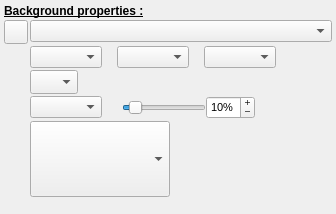
         <widget class="QWidget" name="scrollAreaWidgetContents">
          <property name="geometry">
           <rect>
            <x>0</x>
            <y>0</y>
            <width>336</width>
            <height>214</height>
           </rect>
          </property>
          <layout class="QFormLayout" name="formLayout">
           <property name="fieldGrowthPolicy">
            <enum>QFormLayout::AllNonFixedFieldsGrow</enum>
           </property>
           <property name="horizontalSpacing">
            <number>2</number>
           </property>
           <property name="verticalSpacing">
            <number>2</number>
           </property>
           <property name="leftMargin">
            <number>4</number>
           </property>
           <property name="topMargin">
            <number>4</number>
           </property>
           <property name="rightMargin">
            <number>4</number>
           </property>
           <property name="bottomMargin">
            <number>4</number>
           </property>
           <item row="0" column="0" colspan="2">
            <widget class="QLabel" name="label_2">
             <property name="font">
              <font>
               <family>Tahoma</family>
               <pointsize>9</pointsize>
               <weight>75</weight>
               <bold>true</bold>
               <underline>true</underline>
              </font>
             </property>
             <property name="text">
              <string>Background properties :</string>
             </property>
            </widget>
           </item>
           <item row="1" column="0">
            <widget class="QToolButton" name="BackgroundStyleBT">
             <property name="minimumSize">
              <size>
               <width>24</width>
               <height>24</height>
              </size>
             </property>
             <property name="maximumSize">
              <size>
               <width>24</width>
               <height>24</height>
              </size>
             </property>
             <property name="toolTip">
              <string>Allows you to access the background text styles menu.</string>
             </property>
             <property name="text">
              <string notr="true"/>
             </property>
             <property name="icon">
              <iconset>
               <normaloff>:/img/db_menu.png</normaloff>:/img/db_menu.png</iconset>
             </property>
             <property name="arrowType">
              <enum>Qt::NoArrow</enum>
             </property>
            </widget>
           </item>
           <item row="1" column="1">
            <widget class="QComboBox" name="BrushTypeCombo">
             <property name="sizePolicy">
              <sizepolicy hsizetype="Preferred" vsizetype="Fixed">
               <horstretch>0</horstretch>
               <verstretch>0</verstretch>
              </sizepolicy>
             </property>
             <property name="toolTip">
              <string>Allows you to define a background brush for the shape.
The following options are available:
No brush 		The shape will have no background and will thus be totally transparent.
Solid brush 		Allows you to select a plain color.
Pattern brush 		Allows you to select a hatched brush.
Gradient 2 colors 	Allows you to select a gradient of 2 colors.
Gradient 3 colors 	Allows you to select a gradient of 3 colors.
Image from library 	Allows you to select an image from the library.</string>
             </property>
            </widget>
           </item>
           <item row="2" column="0">
            <widget class="QLabel" name="ColorLabel1">
             <property name="sizePolicy">
              <sizepolicy hsizetype="Fixed" vsizetype="Fixed">
               <horstretch>0</horstretch>
               <verstretch>0</verstretch>
              </sizepolicy>
             </property>
             <property name="text">
              <string notr="true"/>
             </property>
             <property name="pixmap">
              <pixmap>:/img/color.png</pixmap>
             </property>
             <property name="alignment">
              <set>Qt::AlignRight|Qt::AlignTrailing|Qt::AlignVCenter</set>
             </property>
            </widget>
           </item>
           <item row="2" column="1">
            <layout class="QHBoxLayout" name="horizontalLayout_3">
             <property name="spacing">
              <number>0</number>
             </property>
             <property name="leftMargin">
              <number>0</number>
             </property>
             <property name="topMargin">
              <number>0</number>
             </property>
             <property name="rightMargin">
              <number>0</number>
             </property>
             <property name="bottomMargin">
              <number>0</number>
             </property>
             <item>
              <widget class="cColorComboBox" name="FirstColorCombo">
               <property name="sizePolicy">
                <sizepolicy hsizetype="Preferred" vsizetype="Fixed">
                 <horstretch>0</horstretch>
                 <verstretch>0</verstretch>
                </sizepolicy>
               </property>
               <property name="toolTip">
                <string>If background brush is Solid, Pattern or Gradient brush, then this line appears and allows you to select a color.
(Depending on the brush you select, there will be one, two or three selectable colors.)</string>
               </property>
              </widget>
             </item>
             <item>
              <widget class="QLabel" name="ColorLabel_1">
               <property name="minimumSize">
                <size>
                 <width>15</width>
                 <height>0</height>
                </size>
               </property>
               <property name="maximumSize">
                <size>
                 <width>15</width>
                 <height>16777215</height>
                </size>
               </property>
               <property name="text">
                <string notr="true"/>
               </property>
              </widget>
             </item>
             <item>
              <widget class="cColorComboBox" name="FinalColorCombo">
               <property name="sizePolicy">
                <sizepolicy hsizetype="Preferred" vsizetype="Fixed">
                 <horstretch>0</horstretch>
                 <verstretch>0</verstretch>
                </sizepolicy>
               </property>
               <property name="toolTip">
                <string>If background brush is Solid, Pattern or Gradient brush, then this line appears and allows you to select a color.
(Depending on the brush you select, there will be one, two or three selectable colors.)</string>
               </property>
              </widget>
             </item>
             <item>
              <widget class="QLabel" name="ColorLabel_2">
               <property name="minimumSize">
                <size>
                 <width>15</width>
                 <height>0</height>
                </size>
               </property>
               <property name="maximumSize">
                <size>
                 <width>15</width>
                 <height>16777215</height>
                </size>
               </property>
               <property name="text">
                <string notr="true"/>
               </property>
              </widget>
             </item>
             <item>
              <widget class="cColorComboBox" name="IntermColorCombo">
               <property name="sizePolicy">
                <sizepolicy hsizetype="Preferred" vsizetype="Fixed">
                 <horstretch>0</horstretch>
                 <verstretch>0</verstretch>
                </sizepolicy>
               </property>
               <property name="toolTip">
                <string>If background brush is Solid, Pattern or Gradient brush, then this line appears and allows you to select a color.
(Depending on the brush you select, there will be one, two or three selectable colors.)</string>
               </property>
              </widget>
             </item>
             <item>
              <widget class="QLabel" name="ColorLabel2">
               <property name="sizePolicy">
                <sizepolicy hsizetype="Expanding" vsizetype="Preferred">
                 <horstretch>0</horstretch>
                 <verstretch>0</verstretch>
                </sizepolicy>
               </property>
               <property name="text">
                <string notr="true"/>
               </property>
              </widget>
             </item>
            </layout>
           </item>
           <item row="3" column="0">
            <widget class="QLabel" name="PatternLabel">
             <property name="sizePolicy">
              <sizepolicy hsizetype="Fixed" vsizetype="Fixed">
               <horstretch>0</horstretch>
               <verstretch>0</verstretch>
              </sizepolicy>
             </property>
             <property name="text">
              <string notr="true"/>
             </property>
             <property name="pixmap">
              <pixmap>:/img/pattern_fill.png</pixmap>
             </property>
             <property name="alignment">
              <set>Qt::AlignRight|Qt::AlignTrailing|Qt::AlignVCenter</set>
             </property>
            </widget>
           </item>
           <item row="3" column="1">
            <widget class="cCBrushComboBox" name="PatternBrushCombo">
             <property name="sizePolicy">
              <sizepolicy hsizetype="Fixed" vsizetype="Fixed">
               <horstretch>0</horstretch>
               <verstretch>0</verstretch>
              </sizepolicy>
             </property>
             <property name="minimumSize">
              <size>
               <width>48</width>
               <height>24</height>
              </size>
             </property>
             <property name="maximumSize">
              <size>
               <width>48</width>
               <height>24</height>
              </size>
             </property>
             <property name="toolTip">
              <string>If background brush is Pattern brush, then this line appears and allows you to select a pattern.</string>
             </property>
             <property name="editable">
              <bool>false</bool>
             </property>
             <property name="iconSize">
              <size>
               <width>64</width>
               <height>16</height>
              </size>
             </property>
            </widget>
           </item>
           <item row="4" column="0">
            <widget class="QLabel" name="IntermPosLabel">
             <property name="sizePolicy">
              <sizepolicy hsizetype="Fixed" vsizetype="Fixed">
               <horstretch>0</horstretch>
               <verstretch>0</verstretch>
              </sizepolicy>
             </property>
             <property name="text">
              <string notr="true"/>
             </property>
             <property name="pixmap">
              <pixmap>:/img/Distance.png</pixmap>
             </property>
             <property name="alignment">
              <set>Qt::AlignRight|Qt::AlignTrailing|Qt::AlignVCenter</set>
             </property>
            </widget>
           </item>
           <item row="4" column="1">
            <layout class="QHBoxLayout" name="horizontalLayout_14">
             <property name="spacing">
              <number>0</number>
             </property>
             <property name="leftMargin">
              <number>0</number>
             </property>
             <property name="topMargin">
              <number>0</number>
             </property>
             <property name="rightMargin">
              <number>0</number>
             </property>
             <property name="bottomMargin">
              <number>0</number>
             </property>
             <item>
              <widget class="cCGrdOrientationComboBox" name="OrientationCombo">
               <property name="sizePolicy">
                <sizepolicy hsizetype="Preferred" vsizetype="Fixed">
                 <horstretch>0</horstretch>
                 <verstretch>0</verstretch>
                </sizepolicy>
               </property>
               <property name="toolTip">
                <string>If background brush is Gradient, then this line appears and allows you to select the gradient orientation.
If the Gradient has 3 colors, additional controls allow to define the position (in percentage) of the 3rd gradient color.</string>
               </property>
               <property name="iconSize">
                <size>
                 <width>64</width>
                 <height>16</height>
                </size>
               </property>
              </widget>
             </item>
             <item>
              <widget class="QLabel" name="label">
               <property name="minimumSize">
                <size>
                 <width>20</width>
                 <height>0</height>
                </size>
               </property>
               <property name="text">
                <string/>
               </property>
              </widget>
             </item>
             <item>
              <widget class="QSlider" name="IntermPosSlider">
               <property name="sizePolicy">
                <sizepolicy hsizetype="Expanding" vsizetype="Fixed">
                 <horstretch>0</horstretch>
                 <verstretch>0</verstretch>
                </sizepolicy>
               </property>
               <property name="toolTip">
                <string>If background brush is Gradient, then this line appears and allows you to select the gradient orientation.
If the Gradient has 3 colors, additional controls allow to define the position (in percentage) of the 3rd gradient color.</string>
               </property>
               <property name="minimum">
                <number>1</number>
               </property>
               <property name="value">
                <number>10</number>
               </property>
               <property name="orientation">
                <enum>Qt::Horizontal</enum>
               </property>
              </widget>
             </item>
             <item>
              <widget class="QSpinBox" name="IntermPosED">
               <property name="sizePolicy">
                <sizepolicy hsizetype="Preferred" vsizetype="Fixed">
                 <horstretch>0</horstretch>
                 <verstretch>0</verstretch>
                </sizepolicy>
               </property>
               <property name="font">
                <font>
                 <family>Tahoma</family>
                 <pointsize>8</pointsize>
                </font>
               </property>
               <property name="toolTip">
                <string>If background brush is Gradient, then this line appears and allows you to select the gradient orientation.
If the Gradient has 3 colors, additional controls allow to define the position (in percentage) of the 3rd gradient color.</string>
               </property>
               <property name="buttonSymbols">
                <enum>QAbstractSpinBox::PlusMinus</enum>
               </property>
               <property name="suffix">
                <string notr="true">%</string>
               </property>
               <property name="minimum">
                <number>1</number>
               </property>
               <property name="value">
                <number>10</number>
               </property>
              </widget>
             </item>
             <item>
              <widget class="QLabel" name="OrientationSpacer">
               <property name="sizePolicy">
                <sizepolicy hsizetype="Expanding" vsizetype="Preferred">
                 <horstretch>0</horstretch>
                 <verstretch>0</verstretch>
                </sizepolicy>
               </property>
               <property name="text">
                <string notr="true"/>
               </property>
              </widget>
             </item>
            </layout>
           </item>
           <item row="5" column="0">
            <layout class="QVBoxLayout" name="verticalLayout_2">
             <property name="spacing">
              <number>0</number>
             </property>
             <property name="leftMargin">
              <number>0</number>
             </property>
             <property name="topMargin">
              <number>0</number>
             </property>
             <property name="rightMargin">
              <number>0</number>
             </property>
             <property name="bottomMargin">
              <number>0</number>
             </property>
             <item>
              <widget class="QLabel" name="ImageLibraryLabel">
               <property name="sizePolicy">
                <sizepolicy hsizetype="Fixed" vsizetype="Fixed">
                 <horstretch>0</horstretch>
                 <verstretch>0</verstretch>
                </sizepolicy>
               </property>
               <property name="minimumSize">
                <size>
                 <width>24</width>
                 <height>24</height>
                </size>
               </property>
               <property name="maximumSize">
                <size>
                 <width>24</width>
                 <height>24</height>
                </size>
               </property>
               <property name="text">
                <string notr="true"/>
               </property>
               <property name="pixmap">
                <pixmap>:/img/object_image.png</pixmap>
               </property>
               <property name="scaledContents">
                <bool>true</bool>
               </property>
               <property name="alignment">
                <set>Qt::AlignRight|Qt::AlignTop|Qt::AlignTrailing</set>
               </property>
              </widget>
             </item>
             <item>
              <widget class="QLabel" name="ImageLibraryLabel2">
               <property name="text">
                <string/>
               </property>
              </widget>
             </item>
            </layout>
           </item>
           <item row="5" column="1">
            <widget class="cBackgroundComboBox" name="BackgroundCombo">
             <property name="sizePolicy">
              <sizepolicy hsizetype="Fixed" vsizetype="Fixed">
               <horstretch>0</horstretch>
               <verstretch>0</verstretch>
              </sizepolicy>
             </property>
             <property name="minimumSize">
              <size>
               <width>140</width>
               <height>76</height>
              </size>
             </property>
             <property name="maximumSize">
              <size>
               <width>140</width>
               <height>76</height>
              </size>
             </property>
             <property name="toolTip">
              <string>If background brush is Image from library, then this line appears and allows you to select an image.</string>
             </property>
            </widget>
           </item>
           <item row="6" column="0">
            <spacer name="verticalSpacer">
             <property name="orientation">
              <enum>Qt::Vertical</enum>
             </property>
             <property name="sizeHint" stdset="0">
              <size>
               <width>20</width>
               <height>0</height>
              </size>
             </property>
            </spacer>
           </item>
          </layout>
         </widget>
